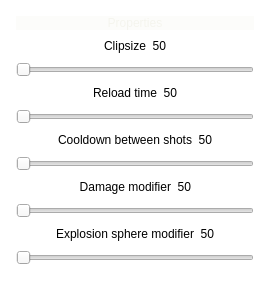
               <widget class="QGroupBox" name="groupBox">
                <property name="styleSheet">
                 <string notr="true">/* GROUP_BOX*/
QGroupBox
{
	border: 5px  solid rgba(100, 100, 85, 0);
	background: rgba(240, 240, 230, 0);
}</string>
                </property>
                <property name="title">
                 <string/>
                </property>
                <layout class="QVBoxLayout" name="verticalLayout_25">
                 <item>
                  <widget class="QLabel" name="label_weapons_4">
                   <property name="styleSheet">
                    <string notr="true">color: rgba(240, 240, 230, 150);
background-color: rgba(240, 240, 230, 50);</string>
                   </property>
                   <property name="text">
                    <string>Properties</string>
                   </property>
                   <property name="alignment">
                    <set>Qt::AlignCenter</set>
                   </property>
                  </widget>
                 </item>
                 <item>
                  <layout class="QVBoxLayout" name="verticalLayout_20">
                   <item>
                    <layout class="QHBoxLayout" name="horizontalLayout_23">
                     <item>
                      <spacer name="horizontalSpacer_58">
                       <property name="orientation">
                        <enum>Qt::Horizontal</enum>
                       </property>
                       <property name="sizeHint" stdset="0">
                        <size>
                         <width>40</width>
                         <height>20</height>
                        </size>
                       </property>
                      </spacer>
                     </item>
                     <item>
                      <widget class="QLabel" name="label_76">
                       <property name="text">
                        <string>Clipsize</string>
                       </property>
                       <property name="alignment">
                        <set>Qt::AlignRight|Qt::AlignTrailing|Qt::AlignVCenter</set>
                       </property>
                      </widget>
                     </item>
                     <item>
                      <widget class="QLabel" name="label_Weapon_ClipSize">
                       <property name="text">
                        <string>50</string>
                       </property>
                       <property name="alignment">
                        <set>Qt::AlignRight|Qt::AlignTrailing|Qt::AlignVCenter</set>
                       </property>
                      </widget>
                     </item>
                     <item>
                      <spacer name="horizontalSpacer_59">
                       <property name="orientation">
                        <enum>Qt::Horizontal</enum>
                       </property>
                       <property name="sizeHint" stdset="0">
                        <size>
                         <width>40</width>
                         <height>20</height>
                        </size>
                       </property>
                      </spacer>
                     </item>
                    </layout>
                   </item>
                   <item>
                    <widget class="QSlider" name="horizontalSlider_Weapon_ClipSize">
                     <property name="minimum">
                      <number>1</number>
                     </property>
                     <property name="maximum">
                      <number>500</number>
                     </property>
                     <property name="orientation">
                      <enum>Qt::Horizontal</enum>
                     </property>
                    </widget>
                   </item>
                  </layout>
                 </item>
                 <item>
                  <layout class="QVBoxLayout" name="verticalLayout_21">
                   <item>
                    <layout class="QHBoxLayout" name="horizontalLayout_24">
                     <item>
                      <spacer name="horizontalSpacer_61">
                       <property name="orientation">
                        <enum>Qt::Horizontal</enum>
                       </property>
                       <property name="sizeHint" stdset="0">
                        <size>
                         <width>40</width>
                         <height>20</height>
                        </size>
                       </property>
                      </spacer>
                     </item>
                     <item>
                      <widget class="QLabel" name="label_79">
                       <property name="text">
                        <string>Reload time</string>
                       </property>
                       <property name="alignment">
                        <set>Qt::AlignRight|Qt::AlignTrailing|Qt::AlignVCenter</set>
                       </property>
                      </widget>
                     </item>
                     <item>
                      <widget class="QLabel" name="label_Weapon_ReloadTime">
                       <property name="text">
                        <string>50</string>
                       </property>
                       <property name="alignment">
                        <set>Qt::AlignRight|Qt::AlignTrailing|Qt::AlignVCenter</set>
                       </property>
                      </widget>
                     </item>
                     <item>
                      <spacer name="horizontalSpacer_62">
                       <property name="orientation">
                        <enum>Qt::Horizontal</enum>
                       </property>
                       <property name="sizeHint" stdset="0">
                        <size>
                         <width>40</width>
                         <height>20</height>
                        </size>
                       </property>
                      </spacer>
                     </item>
                    </layout>
                   </item>
                   <item>
                    <widget class="QSlider" name="horizontalSlider_Weapon_ReloadTime">
                     <property name="maximum">
                      <number>1000</number>
                     </property>
                     <property name="orientation">
                      <enum>Qt::Horizontal</enum>
                     </property>
                    </widget>
                   </item>
                  </layout>
                 </item>
                 <item>
                  <layout class="QVBoxLayout" name="verticalLayout_22">
                   <item>
                    <layout class="QHBoxLayout" name="horizontalLayout_25">
                     <item>
                      <spacer name="horizontalSpacer_63">
                       <property name="orientation">
                        <enum>Qt::Horizontal</enum>
                       </property>
                       <property name="sizeHint" stdset="0">
                        <size>
                         <width>40</width>
                         <height>20</height>
                        </size>
                       </property>
                      </spacer>
                     </item>
                     <item>
                      <widget class="QLabel" name="label_82">
                       <property name="text">
                        <string>Cooldown between shots</string>
                       </property>
                       <property name="alignment">
                        <set>Qt::AlignRight|Qt::AlignTrailing|Qt::AlignVCenter</set>
                       </property>
                      </widget>
                     </item>
                     <item>
                      <widget class="QLabel" name="label_Weapon_RateOfFire">
                       <property name="text">
                        <string>50</string>
                       </property>
                       <property name="alignment">
                        <set>Qt::AlignRight|Qt::AlignTrailing|Qt::AlignVCenter</set>
                       </property>
                      </widget>
                     </item>
                     <item>
                      <spacer name="horizontalSpacer_64">
                       <property name="orientation">
                        <enum>Qt::Horizontal</enum>
                       </property>
                       <property name="sizeHint" stdset="0">
                        <size>
                         <width>40</width>
                         <height>20</height>
                        </size>
                       </property>
                      </spacer>
                     </item>
                    </layout>
                   </item>
                   <item>
                    <widget class="QSlider" name="horizontalSlider_Weapon_RateOfFire">
                     <property name="minimum">
                      <number>0</number>
                     </property>
                     <property name="maximum">
                      <number>1000</number>
                     </property>
                     <property name="orientation">
                      <enum>Qt::Horizontal</enum>
                     </property>
                    </widget>
                   </item>
                  </layout>
                 </item>
                 <item>
                  <layout class="QVBoxLayout" name="verticalLayout_19">
                   <item>
                    <layout class="QHBoxLayout" name="horizontalLayout_26">
                     <item>
                      <spacer name="horizontalSpacer_65">
                       <property name="orientation">
                        <enum>Qt::Horizontal</enum>
                       </property>
                       <property name="sizeHint" stdset="0">
                        <size>
                         <width>40</width>
                         <height>20</height>
                        </size>
                       </property>
                      </spacer>
                     </item>
                     <item>
                      <widget class="QLabel" name="label_85">
                       <property name="text">
                        <string>Damage modifier</string>
                       </property>
                       <property name="alignment">
                        <set>Qt::AlignRight|Qt::AlignTrailing|Qt::AlignVCenter</set>
                       </property>
                      </widget>
                     </item>
                     <item>
                      <widget class="QLabel" name="label_Weapon_DamageModifier">
                       <property name="text">
                        <string>50</string>
                       </property>
                       <property name="alignment">
                        <set>Qt::AlignRight|Qt::AlignTrailing|Qt::AlignVCenter</set>
                       </property>
                      </widget>
                     </item>
                     <item>
                      <spacer name="horizontalSpacer_66">
                       <property name="orientation">
                        <enum>Qt::Horizontal</enum>
                       </property>
                       <property name="sizeHint" stdset="0">
                        <size>
                         <width>40</width>
                         <height>20</height>
                        </size>
                       </property>
                      </spacer>
                     </item>
                    </layout>
                   </item>
                   <item>
                    <widget class="QSlider" name="horizontalSlider_Weapon_DamageModifier">
                     <property name="minimum">
                      <number>0</number>
                     </property>
                     <property name="maximum">
                      <number>1000</number>
                     </property>
                     <property name="orientation">
                      <enum>Qt::Horizontal</enum>
                     </property>
                    </widget>
                   </item>
                  </layout>
                 </item>
                 <item>
                  <layout class="QVBoxLayout" name="verticalLayout_23">
                   <item>
                    <layout class="QHBoxLayout" name="horizontalLayout_27">
                     <item>
                      <spacer name="horizontalSpacer_67">
                       <property name="orientation">
                        <enum>Qt::Horizontal</enum>
                       </property>
                       <property name="sizeHint" stdset="0">
                        <size>
                         <width>40</width>
                         <height>20</height>
                        </size>
                       </property>
                      </spacer>
                     </item>
                     <item>
                      <widget class="QLabel" name="label_88">
                       <property name="text">
                        <string>Explosion sphere modifier</string>
                       </property>
                       <property name="alignment">
                        <set>Qt::AlignRight|Qt::AlignTrailing|Qt::AlignVCenter</set>
                       </property>
                      </widget>
                     </item>
                     <item>
                      <widget class="QLabel" name="label_Weapon_ExplosionSphereModifier">
                       <property name="text">
                        <string>50</string>
                       </property>
                       <property name="alignment">
                        <set>Qt::AlignRight|Qt::AlignTrailing|Qt::AlignVCenter</set>
                       </property>
                      </widget>
                     </item>
                     <item>
                      <spacer name="horizontalSpacer_68">
                       <property name="orientation">
                        <enum>Qt::Horizontal</enum>
                       </property>
                       <property name="sizeHint" stdset="0">
                        <size>
                         <width>40</width>
                         <height>20</height>
                        </size>
                       </property>
                      </spacer>
                     </item>
                    </layout>
                   </item>
                   <item>
                    <widget class="QSlider" name="horizontalSlider_Weapon_ExplosionSphereModifier">
                     <property name="minimum">
                      <number>1</number>
                     </property>
                     <property name="maximum">
                      <number>1000</number>
                     </property>
                     <property name="orientation">
                      <enum>Qt::Horizontal</enum>
                     </property>
                    </widget>
                   </item>
                  </layout>
                 </item>
                </layout>
               </widget>
